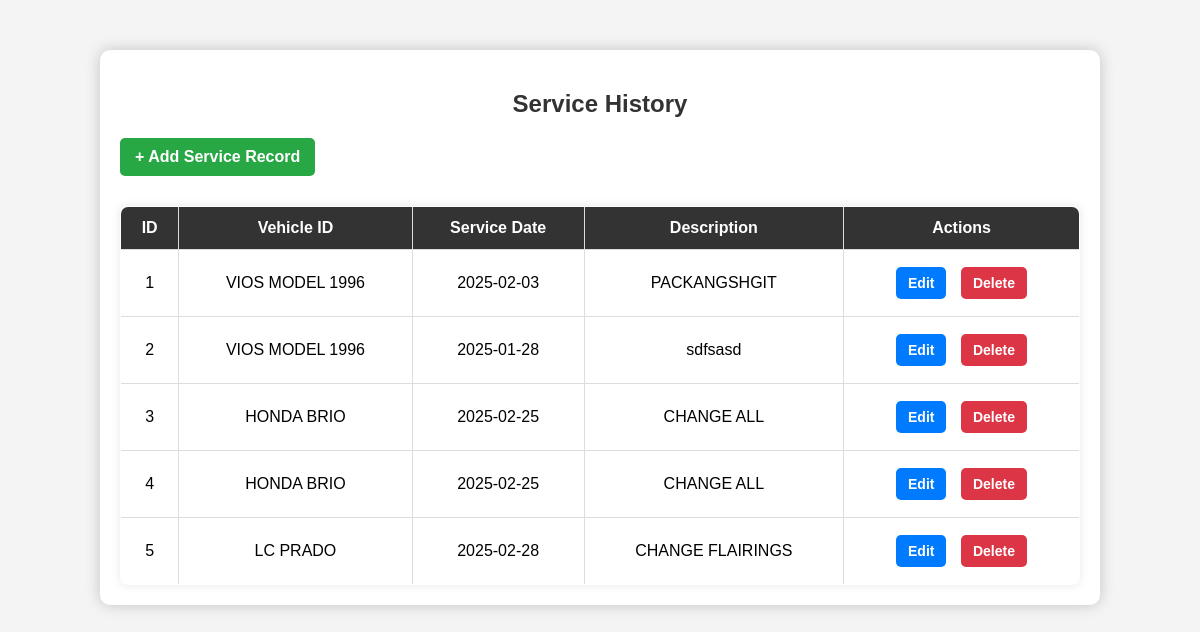
/service_history.php, run on the app's committed database.
### tables this page shows
CREATE TABLE `service_history` (
  `id` int(11) NOT NULL,
  `vehicle_id` varchar(100) NOT NULL,
  `service_date` date NOT NULL,
  `description` text NOT NULL
);

### service_history.php (the view, shortened to what this page needs)
<?php
include("config.php");
$query = "SELECT * FROM service_history";
$result = mysqli_query($conn, $query);
?>
<!DOCTYPE html>
<html lang="en">
<head>
    <link rel="stylesheet" href="servicehistory.css">
</head>
<body>
<div class="service-history-container">
    <h2>Service History</h2>
    <a href="create_service.php" class="add-btn">+ Add Service Record</a>
    <table>
        <thead>
            <tr>
                <th>ID</th>
                <th>Vehicle ID</th>
                <th>Service Date</th>
                <th>Description</th>
                <th>Actions</th>
            </tr>
        </thead>
        <tbody>
            <?php while ($row = mysqli_fetch_assoc($result)) { ?>
                <tr>
                    <td><?php echo $row['id']; ?></td>
                    <td><?php echo $row['vehicle_id']; ?></td>
                    <td><?php echo $row['service_date']; ?></td>
                    <td><?php echo $row['description']; ?></td>
                    <td>
                        <a href="update_service.php?id=<?php echo $row['id']; ?>" class="action-btn edit-btn">Edit</a>
                        <a href="delete_service.php?id=<?php echo $row['id']; ?>" class="action-btn delete-btn" onclick="return confirm('Are you sure?');">Delete</a>
                    </td>
                </tr>
            <?php } ?>
        </tbody>
    </table>
</div>
</body>
</html>

### servicehistory.css (style rules this page uses)
body { font-family: Arial, sans-serif; margin: 0; padding: 0; background-color: #f4f4f4; }
.service-history-container, .job-scheduling-container { width: 80%; margin: 50px auto; background: white; padding: 20px; border-radius: 10px; box-shadow: 0 0 15px rgba(0, 0, 0, 0.2); }
h1, h2 { text-align: center; color: #333; }
table { width: 100%; border-collapse: collapse; margin-top: 20px; background: white; border-radius: 8px; overflow: hidden; box-shadow: 0 0 10px rgba(0, 0, 0, 0.1); }
table, th, td { border: 1px solid #ddd; }
th, td { padding: 12px; text-align: center; font-size: 16px; }
.service-history-container th { background: #333; color: white; }
.action-btn { display: inline-block; padding: 8px 12px; margin: 5px; border-radius: 5px; text-decoration: none; font-size: 14px; font-weight: bold; transition: 0.3s; }
.edit-btn { background-color: #007bff; color: white; }
.delete-btn { background-color: #dc3545; color: white; }
.add-btn { display: inline-block; padding: 10px 15px; margin-bottom: 10px; background-color: #28a745; color: white; text-decoration: none; border-radius: 5px; font-size: 16px; font-weight: bold; }

### data on the page
service_history: id "1", vehicle "VIOS MODEL 1996", service_date "2025-02-03", description "PACKANGSHGIT"
service_history: id "2", vehicle "VIOS MODEL 1996", service_date "2025-01-28", description "sdfsasd"
service_history: id "3", vehicle "HONDA BRIO", service_date "2025-02-25", description "CHANGE ALL"
service_history: id "4", vehicle "HONDA BRIO", service_date "2025-02-25", description "CHANGE ALL"
service_history: id "5", vehicle "LC PRADO", service_date "2025-02-28", description "CHANGE FLAIRINGS"
